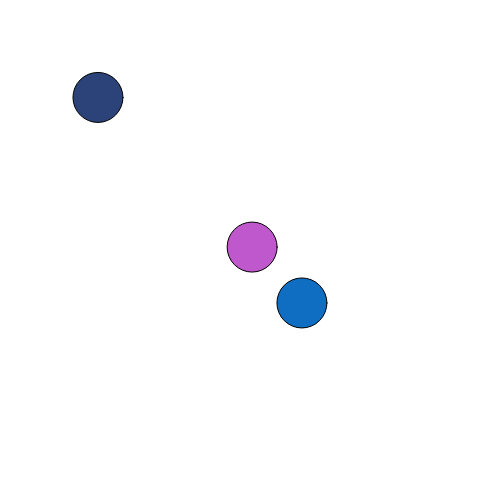
Frame 1 (no input)
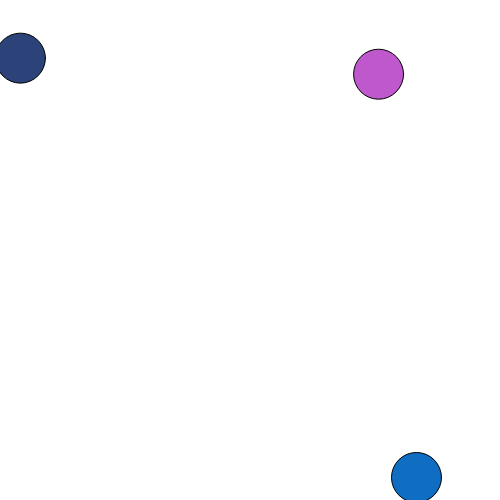
Frame 60 (no input)
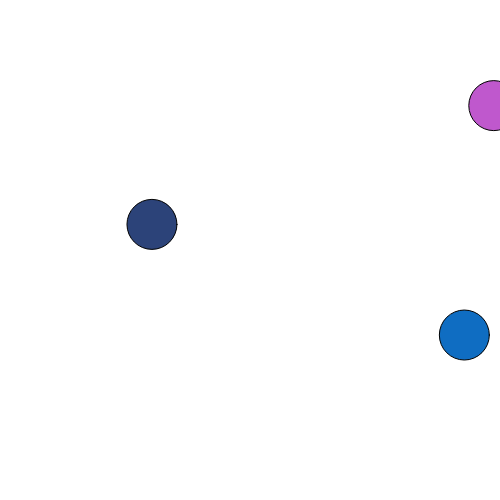
Frame 120 (the mouse pressed at the canvas centre since frame 60)

The p5.js sketch that drew these frames (run headless with seeded random() and noise() and a simulated clock; from frame 60 on, the mouse is pressed at the canvas centre):

// p5.js sketch
// ── sketch.js
// create three variables to hold our "Ball" objects
let ada;
let grace;
let alan;

function setup() {
  createCanvas(500,500);

  // call the Ball constructor function along with the "new" keyword
  // this causes JavaScript to call the constructor function and return
  // a copy of the function that can be stored in the variable myBall
  ada = new Ball(250, 250);
  grace = new Ball(100, 100);
  alan = new Ball(300, 300);
}

function draw() {
  background(255);

  // ask each ball to move and display itself
  ada.move();
  ada.display();

  grace.move();
  grace.display();

  alan.move();
  alan.display();
}

// Our Ball 'class' - this is a 'blueprint' of how we should organize a new
// JavaScript object to model a bouncing Ball. This is not an object!  It's a series
// of descriptive directons that tells JavaScript how to build an object.
class Ball {

  // our 'constructor' function - this function runs one time when
  // we build a new 'Ball' object
  constructor(x, y) {

    // store the position for this Ball
    this.xPos = x;
    this.yPos = y;

    // define a speed for this ball (randomly)
    this.xSpeed = random(-5, 5);
    this.ySpeed = random(-5, 5);

    // each ball should randomize its colors
    this.r = random(255);
    this.g = random(255);
    this.b = random(255);
  }

  // this function can be used to draw this ball at the correct spot
  display() {
    // draw the ball using its own colors, at its own position
    fill(this.r, this.g, this.b);
    ellipse(this.xPos, this.yPos, 50, 50);
  }


  // this function can be used to move the ball
  move() {
    this.xPos += this.xSpeed;
    this.yPos += this.ySpeed;
    if (this.xPos > width || this.xPos < 0) {
      // increase speed a little bit
      this.xSpeed *= -1.08;
    }
    if (this.yPos > height || this.yPos < 0) {
      // increase speed a little bit
      this.ySpeed *= -1.08;
    }
  }
}
